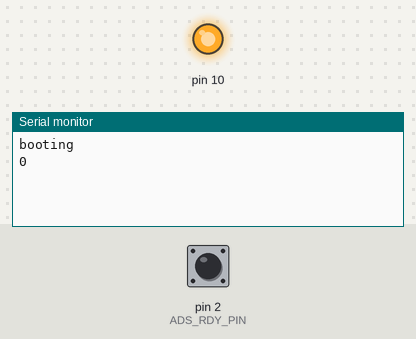
Simulated run of this sketch. Board: Arduino Uno, built with avr-gcc and run on an emulated ATmega328P. Parts: output pins drawn as LEDs (lit = HIGH), the last lines printed to the serial monitor. The inputs (shaded band) are chosen by the test bench; at power-on: pin 2 (ADS_RDY_PIN) HIGH. Pins used as bus, display or sensor lines are not drawn.

Above: at 5.0 s.
5.1 s: pin 2 (ADS_RDY_PIN) driven LOW
At 6.1 s:
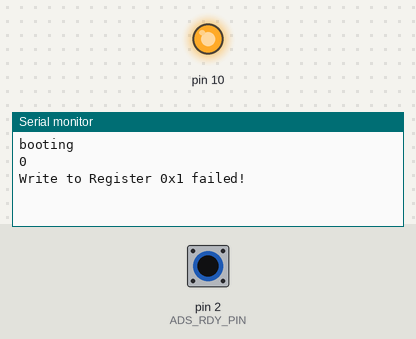
6.6 s: pin 2 (ADS_RDY_PIN) pulsed HIGH 5 times (0.12 s each, 0.3 s apart)
At 10.2 s:
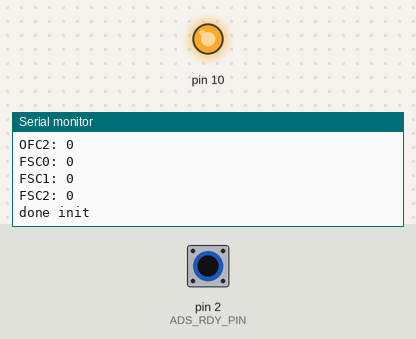
10.5 s: pin 2 (ADS_RDY_PIN) pulsed HIGH 2 times (0.12 s each, 0.3 s apart)
At 11.3 s:
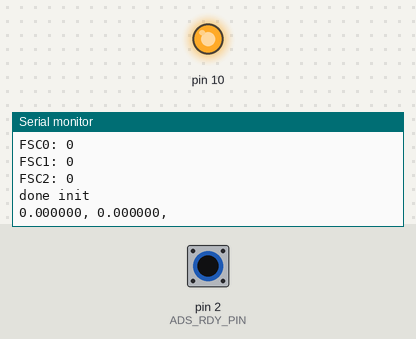

Measured:
- after the input at 5.1 s, the serial monitor: prints a new line at once (image 1)
- after the input at 6.6 s, the serial monitor: prints a new line after 0.12 s (image 2)
- after the input at 10.5 s, the serial monitor: prints a new line after 0.12 s (image 3)

The sketch:

ads_1256_custom_arduino_library.ino
```cpp
#include <SPI.h>
#include <digitalWriteFast.h> // BE SURE YOU HAVE INSTALLED THE DIGITAL WRITE FAST LIBRARY FROM HERE: https://github.com/NicksonYap/digitalWriteFast

//IF YOU ARE USING TEENSY, CHECK OUT MY OTHER LIBRARY ON MY GITHUB: https://github.com/mbilsky/TeensyADS1256


//(other stuff for getting the ADS1526 to work is in the next tab
//IF YOU CHANGE THESE, YOU NEED TO UPDATE THE CODE ON THE NEXT TAB...
//ALL THE DIGITAL WRITE FAST NUMBERS NEED TO BE UPDATED TO MATCH YOUR DESIRED CS PIN
//THE DATA READY PIN NEEDS TO BE AN INTERRUPT PIN: https://www.arduino.cc/reference/en/language/functions/external-interrupts/attachinterrupt/

#define ADS_RST_PIN    8 //ADS1256 reset pin 9 -> 8
#define ADS_RDY_PIN    2 //ADS1256 data ready
#define ADS_CS_PIN    9 //ADS1256 chip select 10 -> 9


/* Keep this commented...
 *  THESE ARE THE PINS ON THE ARDUINO UNO YOU SHOULD WIRE THESE TO
    CLK  - pin 13
    DIN  - pin 11 (MOSI)
    DOUT - pin 12 (MISO)

    //For MEGA:
    CLK  - pin 52
    DIN  - pin 51 (MOSI)
    DOUT - pin 50 (MISO)

*/


//put the ADC constants here

double resolution = 8388608.; //2^23-1
// double resolution = 8.; //2^23-1
// double resolution = 16777216.; // 24

//this needs to match the setting in the ADC init function in the library tab
// double Gain = 64.; //be sure to have a period
double Gain = 1.; //be sure to have a period

double vRef = 5.0; //reference voltage
// double vRef = 2.5; //reference voltage

//we'll calculate this in setup
double bitToVolt = 0.;

void setup() {
  delay(1000);
  Serial.begin(115200);
  Serial.println("booting");
  //initialize the ADS
  pinMode(ADS_CS_PIN, OUTPUT);

  pinMode(ADS_RDY_PIN, INPUT);
  pinMode(ADS_RST_PIN, OUTPUT);

  SPI.begin();

  initADS();
  Serial.println("done init");

  //determine the conversion factor
    //do some calculations for the constants
  bitToVolt = resolution*Gain/vRef;
}

int32_t val1;
int32_t val2;
int32_t val3;

const int MAX = 5000;     // número máximo de leituras
double coisos[MAX];
int count = 0;

void loop() {
  // put your main code here, to run repeatedly:,

// double value = 0;
// for (int i = 0; i <1; i++){
//   read_three_values();
//   value += val1;
// }

// value /=1.;

//   Serial.print(value,6);
//   Serial.print("\t");
//   Serial.print(val2);
//   Serial.print("\t");
//   Serial.println(val3);


// Serial.print(0.0, 6);
//   Serial.print('\t');
//   // canal 2: máximo (constante)
//   Serial.print(5.0, 6);
//   Serial.print('\t');


 double value = 0;
// for (int i = 0; i <10; i++){
//  value += read_Value();
// }

value = read_Value();
value /= 10.;
value /= bitToVolt;


/*

// dentro do seu loop, quando quiser “append”:
if (count < MAX) {
  coisos[count++] = value;   // armazena e incrementa o índice
}
else{
   for (int i = 0; i < MAX; i++) {
    Serial.print(coisos[i], 6);  // 6 casas decimais
    if (i < MAX-1) {
      Serial.print(", ");         // separa por vírgula (ou outro separador à sua escolha)
    }
    // Se quiser quebrar linha de tempos em tempos:
    // if ((i+1) % 100 == 0) Serial.println();
  }
  Serial.println();  // linha final
   delay(1000);

}
*/
Serial.print(value, 6);
//   if (count < MAX-1) {
Serial.print(", ");         // separa por vírgula (ou outro separador à sua escolha)
//   }
// count++;

// if (count >= MAX) {
//   Serial.println();
//   count = 0;
//   delay(1000000000);   // armazena e incrementa o índice
// }
// delay(10);
}
```

ads1256_constants.ino
```cpp
//using the definitions in this library: https://github.com/Flydroid/ADS12xx-Library

#define SPI_SPEED 2500000


/* For information to the register and settings see manual page (p..) */

/* ADS1248 Register (see p42 for Register Map) */

#define    STATUS    0x00 //Status Control Register 0
#define   MUX     0x01 //Multiplexer Control Register 0
#define   ADCON     0x02 //A/D Control Register 0
#define   DRATE   0x03 //A/D Data Rate Control Register 0
#define   IO        0X04 //GPIO Control Register 0
#define   OFC0    0x05 //Offset Calibration Coefficient Register 1
#define   OFC1    0x06 //Offset Calibration Coefficient Register 2
#define   OFC2    0x07 //Offset Calibration Coefficient Register 2
#define   FSC0    0x08 //Full scale Callibration Coefficient Register 0
#define   FSC1    0x09 //Full scale Callibration Coefficient Register 1
#define   FSC2    0x0A //Full scale Callibration Coefficient REgister 2

/*STATUS - Status Control Register 0 ( see p30)*/
/* BIT7 - BIT6 -  BIT5   -  BIT4   -  BIT3   -  BIT2   -  BIT1   -  BIT0 */
/* ID   - ID   -  ID     -  ID     -  ORDER  -  ACAL   -  BUFEN  -  DRDY */
#define STATUS_RESET 0x01 // Reset STATUS Register
/*Bits 7 - 4 ID3, ID2, ID1, ID0 Factory Programmed Identification Bits(Read Only)*/
/*ORDER1:0  Data Output Bit Order*/
#define ORDER_MSB B00000000 // Most significant Bit first (default)
#define ORDER_LSB B00001000//Least significant Bit first
/*Input data is always shifted in most significant byte and bit first. Output data is always shifted out most significant
byte first. The ORDER bit only controls the bit order of the output data within the byte.*/
/*ACAL1:0 Auto Calibration*/
#define ACAL_OFF B00000000 // Auto Calibration Disabled (default)
#define ACAL_ON  B00000100 // Auto Calibration Enabled
/*When Auto-Calibration is enabled, self-calibration begins at the completion of the WREG command that changes
the PGA (bits 0-2 of ADCON register), DR (bits 7-0 in the DRATE register) or BUFEN (bit 1 in the STATUS register)
values.*/
/*BUFEN1:0 Analog Input Buffer Enable*/
#define BUFEN_OFF B00000000 //Buffer Disabled (default)
#define BUFEN_ON  B00000010 //BUffer Enabled
/*DRDY1:0 Data Ready (Read Only) Duplicates the state of the DRDY pin*/

/* MUX - Multiplexer Control Register 0 (see p31 - bring together with bitwise OR | */
/* BIT7  - BIT6  -  BIT5   -  BIT4   -  BIT3   -  BIT2   -  BIT1   -  BIT0 */
/* PSEL3 - PSEL2 -  PSEL1  -  PSEL0  -  NSEL3  -  NSEL2   - NSEL1   - NSEL0 */
#define MUX_RESET 0x01      // Reset MUX0 Register
/* PSEL3:0 Positive input channel selection bits */
#define P_AIN0 B00000000 //(default)
#define P_AIN1 B00010000
#define P_AIN2 B00100000
#define P_AIN3 B00110000
#define P_AIN4 B01000000
#define P_AIN5 B01010000
#define P_AIN6 B01100000
#define P_AIN7 B01110000
#define P_AINCOM B10000000
/* NSEL3:0 Negativ input channel selection bits */
#define N_AIN0 B00000000
#define N_AIN1 B00000001 //(default)
#define N_AIN2 B00000010
#define N_AIN3 B00000011
#define N_AIN4 B00000100
#define N_AIN5 B00000101
#define N_AIN6 B00000110
#define N_AIN7 B00000111
#define N_AINCOM B00001000

/*ADCON - A/D Control Register 0 ( see p31)*/
/* BIT7 - BIT6   -  BIT5   -  BIT4   -  BIT3   -  BIT2   -  BIT1   -  BIT0 */
/* 0    - CLK1   -  CLK0   -  SDCS1  -  SDCS0  -  PGA2   -  PGA1   -  PAG0 */
#define ADCON_RESET 0x20 // Reset ADCON Register
/*CLK2:0 D0/CLKOUT Clock Out Rate Setting*/
#define CLK_OFF B00000000 //Clock Out off
#define CLK_1   B00100000 //Clock Out Frequency = fCLKIN (default)
#define CLK_2   B01000000 //Clock Out Frequency = fCLKIN/2
#define CLK_4   B01100000 //Clock Out Frequency = fCLKIN/4
/*When not using CLKOUT, it is recommended that it be turned off. These bits can only be reset using the RESET pin.*/
/*SDCS2:0 Sensor Detection Current Sources*/
#define SDCS_OFF B00000000//Sensor Detect Off (default)
#define SDCS_05  B00001000//Sensor Detect Current 0.5?A
#define SDCS_2   B00010000//Sensor Detect Current 2?A
#define SDCS_10  B00011000//Sensor Detect Current 10?A
/*The Sensor Detect Current Sources can be activated to verify the integrity of an external sensor supplying a signal to the
ADS1255/6. A shorted sensor produces a very small signal while an open-circuit sensor produces a very large signal.*/
/*PGA3:0 Programmable Gain Amplifier Setting*/
#define PGA_1 B00100000//(default)
#define PGA_2
#define PGA_4
#define PGA_8
#define PGA_16
#define PGA_32
#define PGA_64 B00100111

/*DRATE - A/D Data Rate Register 0 ( see p32)*/
/* BIT7 - BIT6   -  BIT5   -  BIT4   -  BIT3   -  BIT2   -  BIT1   -  BIT0 */
/* DR7  - DR6    -  DR5    -  DR4    -  DR3    -  DR2    -  DR1    -  DR0 */
#define DRATE_RESET 0xF0 // Reset DRATE Register
/*DR7:0 Data Rate Setting*/
#define DR_30000 B11110000 //30.000 SPS (default)
#define DR_15000 B11100000 //15.000 SPS
#define DR_7500  B11010000 //7.500 SPS
#define DR_3750  B11000000 //3.750 SPS
#define DR_2000  B10110000 //2.000 SPS
#define DR_1000  B10100001 //1.000 SPS
#define DR_500   B10010010 //500 SPS
#define DR_100   B10000010 //100 SPS
#define DR_60    B01110010 //60 SPS
#define DR_50    B01100011 //50 SPS
#define DR_30    B01010011 //30 SPS
#define DR_25    B01000011 //25 SPS
#define DR_15    B00110011 //15 SPS
#define DR_10    B00100011 //10 SPS
#define DR_5     B00010011 //5 SPS
#define DR2_5    B00000011 //2,5 SPS

/*IO - GPIO Control Register 0 ( see p32)*/
/* BIT7 - BIT6   -  BIT5   -  BIT4   -  BIT3   -  BIT2   -  BIT1   -  BIT0 */
/* DIR3 - DIR2   -  DIR1   -  DIR0   -  DIO3   -  DIO2   -  DIO1   -  DIO0 */
#define IO_RESET 0xE0 // Reset IO Register
/*DIR3 - Digital I/O Direction for Pin D3*/
#define DIR3_OUT B00000000 //D3 is an output
#define DIR_IN   B10000000 //D3 is an input (default)
/*DIR2 - Digital I/O Direction for Pin D3*/
#define DIR2_OUT B00000000 //D2 is an output
#define DIR2_IN   B01000000 //D2 is an input (default)
/*DIR1 - Digital I/O Direction for Pin D3*/
#define DIR1_OUT B00000000 //D1 is an output
#define DIR1_IN   B00100000 //D1 is an input (default)
/*DIR0 - Digital I/O Direction for Pin D3*/
#define DIR0_OUT B00000000 //D0/CLKOUT is an output
#define DIR0_IN   B00010000 //D0/CLKOUT is an input (default)
/*DIO3:0 Status of Digital I/O, Read Only*/

/* SPI COMMAND DEFINITIONS (p34) */
/*SYSTEM CONTROL */
#define   WAKEUP    0x00  //Exit Sleep Mode
#define   STANDBY   0xFD  //Enter Sleep Mode
#define   SYNC    0xFC    //Synchornize the A/D Conversion
#define   RESET   0xFE  //Reset To Power UP values
#define   NOP     0xFF  //No operation
/*DATA READ*/
#define   RDATA   0x01  //Read data once
#define   RDATAC    0x03  //Read data continously
#define   SDATAC    0x0F  //Stop reading data continously
/*READ REGISTER */
#define   RREG    0x10  //Read From Register
#define   WREG    0x50  //Write To Register
/*Calibration */
#define   SYSOCAL   0xF3  //System Offset Calibration
#define   SYSGCAL   0xF2  //System Gain Calibration
#define   SELFCAL     0xF0  //Self Offset Calibration
```

Source omitted: ads_1256_stuff.ino (12780 bytes)
